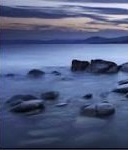
#> input picture courses/Programming with Generative AI (IITG 2024)/Week3/im.jpg, 128 x 150 px
$ jupyter execute demo.ipynb
#> lines starting #> are read from the running program, lines starting #| are printed output that depends on the picture
[cell 1]
#!pip3 install pandas
# Import necessary library
import pandas as pd
from sklearn.datasets import load_iris

# Load the iris dataset
iris = load_iris()

# Convert to DataFrame
iris_df = pd.DataFrame(data=iris.data, columns=iris.feature_names)

# Display the first few rows of the dataframe
print(iris_df.head())

[cell 2]
# Rename the columns with abbreviated names
iris_df.columns = ['SL', 'SW', 'PL', 'PW']
iris_df.head()

[cell 3]
# Assuming the species column is in the original iris dataset but not included in iris_df
# First, add the species column to iris_df
iris_df['Species'] = iris.target

# Now, check how many different species are there
unique_species = iris_df['Species'].unique()
num_unique_species = len(unique_species)

print(f"Number of different species: {num_unique_species}")
print(f"Species IDs: {unique_species}")

[cell 4]
# Quick overview of the dataset
print("Dataset Info:")
print(iris_df.info())

print("\nFirst 5 Rows:")
print(iris_df.head())

print("\nSummary Statistics:")
print(iris_df.describe())

print("\nCount of Each Species:")
print(iris_df['Species'].value_counts())

[cell 5]
# Import necessary library
import seaborn as sns
import matplotlib.pyplot as plt

# KDE plot for the Sepal Length feature
sns.kdeplot(data=iris_df, x="SL")
plt.title('KDE Plot of Sepal Length')
plt.xlabel('Sepal Length (cm)')
plt.ylabel('Density')
plt.show()
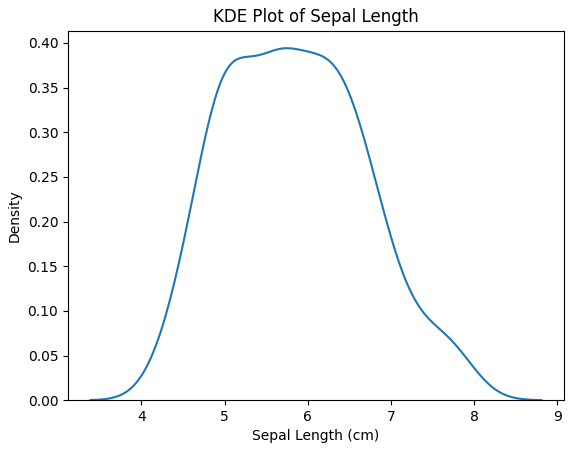
#> figure drawn by matplotlib, 1 panel; curve peaks at x = 5.76, y = 0.394

[cell 6]
# Map the species IDs back to species names for clarity
species_mapping = dict(zip(range(len(iris.target_names)), iris.target_names))
iris_df['Species'] = iris_df['Species'].map(species_mapping)

# KDE plot for the Sepal Length feature for each species
sns.kdeplot(data=iris_df, x="SL", hue="Species", fill=True)
plt.title('KDE Plot of Sepal Length by Species')
plt.xlabel('Sepal Length (cm)')
plt.ylabel('Density')
plt.show()
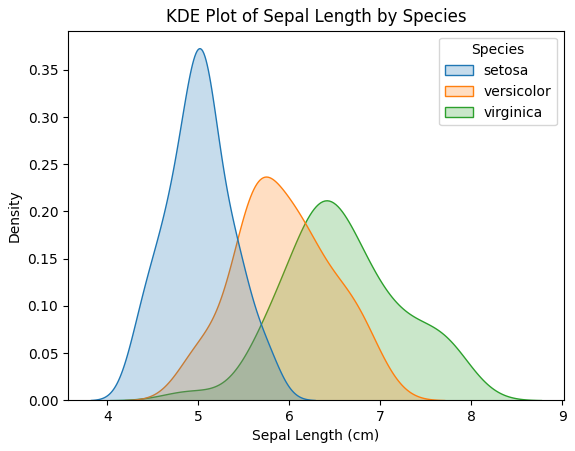
#> figure drawn by matplotlib, 1 panel

[cell 7]
# Histogram plot for the Sepal Length feature for each species
sns.histplot(data=iris_df, x="SL", hue="Species", kde=True, element="step", stat="density", common_norm=False)
plt.title('Histogram of Sepal Length by Species')
plt.xlabel('Sepal Length (cm)')
plt.ylabel('Density')
plt.show()
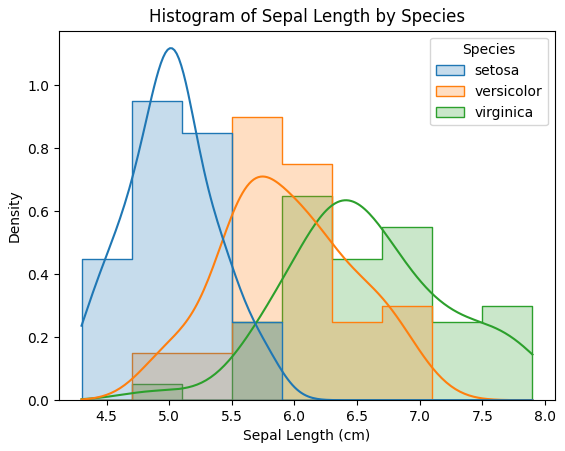
#> figure drawn by matplotlib, 1 panel; curve peaks at x = 6.42, y = 0.635; curve peaks at x = 5.75, y = 0.711; curve peaks at x = 5.01, y = 1.12

[cell 8]
from sklearn.model_selection import train_test_split
from sklearn.ensemble import RandomForestClassifier
from sklearn.metrics import accuracy_score

# 1. Prepare the Data
X = iris_df[['SL', 'SW', 'PL', 'PW']]  # Features
y = iris_df['Species']  # Target

# 2. Split the Data
X_train, X_test, y_train, y_test = train_test_split(X, y, test_size=0.2, random_state=42)

# 3. Select a Model
model = RandomForestClassifier(n_estimators=100)

# 4. Train the Model
model.fit(X_train, y_train)

# 5. Evaluate the Model
y_pred = model.predict(X_test)
accuracy = accuracy_score(y_test, y_pred)
print(f"Accuracy: {accuracy}")

# 6. Predictions (Example)
# Predict the species of a new flower with SL=5, SW=3, PL=1.5, PW=0.4
new_flower = [[5, 3, 1.5, 0.4]]
prediction = model.predict(new_flower)
print(f"Predicted Species: {prediction[0]}")

[cell 9]
# Import necessary libraries
import pandas as pd
from sklearn.datasets import load_iris
from sklearn.model_selection import train_test_split
from sklearn.ensemble import RandomForestClassifier
from sklearn.metrics import accuracy_score
import seaborn as sns
import matplotlib.pyplot as plt

# Load the iris dataset
iris = load_iris()
iris_df = pd.DataFrame(data=iris.data, columns=iris.feature_names)
iris_df.columns = ['SL', 'SW', 'PL', 'PW']  # Rename columns with abbreviated names
iris_df['Species'] = iris.target  # Add species column

# Map species IDs to names for clarity
species_mapping = dict(zip(range(len(iris.target_names)), iris.target_names))
iris_df['Species'] = iris_df['Species'].map(species_mapping)

# KDE plot for Sepal Length by Species
sns.kdeplot(data=iris_df, x="SL", hue="Species", fill=True)
plt.title('KDE Plot of Sepal Length by Species')
plt.xlabel('Sepal Length (cm)')
plt.ylabel('Density')
plt.show()

# Histogram plot for Sepal Length by Species
sns.histplot(data=iris_df, x="SL", hue="Species", kde=True, element="step", stat="density", common_norm=False)
plt.title('Histogram of Sepal Length by Species')
plt.xlabel('Sepal Length (cm)')
plt.ylabel('Density')
plt.show()

# Prepare the data for machine learning model
X = iris_df[['SL', 'SW', 'PL', 'PW']]  # Features
y = iris_df['Species']  # Target

# Split the data into training and testing sets
X_train, X_test, y_train, y_test = train_test_split(X, y, test_size=0.2, random_state=42)

# Select and train the RandomForestClassifier model
model = RandomForestClassifier(n_estimators=100)
model.fit(X_train, y_train)

# Evaluate the model
y_pred = model.predict(X_test)
accuracy = accuracy_score(y_test, y_pred)
print(f"Accuracy: {accuracy}")

# Predict the species of a new flower
new_flower = [[5, 3, 1.5, 0.4]]
prediction = model.predict(new_flower)
print(f"Predicted Species: {prediction[0]}")

[cell 10]
# demo_inline.ipynb

[cell 11]
import numpy as np

import matplotlib.pyplot as plt

# Create a random color image
random_image = np.random.randint(0, 256, size=(100, 100, 3), dtype=np.uint8)

# Convert the color image to grayscale
grayscale_image = np.dot(random_image[..., :3], [0.2989, 0.5870, 0.1140])

# Display the images side by side
fig, axes = plt.subplots(1, 2, figsize=(10, 5))
axes[0].imshow(random_image)
axes[0].set_title('Color Image')
axes[0].axis('off')
axes[1].imshow(grayscale_image, cmap='gray')
axes[1].set_title('Grayscale Image')
axes[1].axis('off')

plt.show()
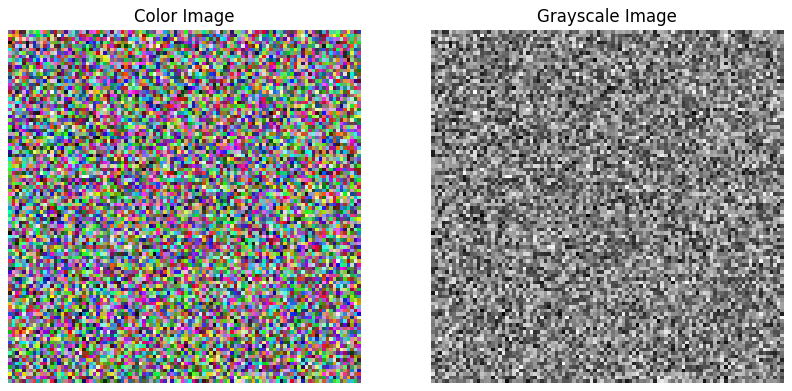
#> figure drawn by matplotlib, 2 panels

[cell 12]
import cv2

def convert_to_grayscale(color_image):
    """
    Converts a color image to grayscale.

    Parameters:
    color_image (numpy.ndarray): The input color image.

    Returns:
    numpy.ndarray: The grayscale image.
    """
    grayscale_image = cv2.cvtColor(color_image, cv2.COLOR_BGR2GRAY)
    return grayscale_image

[cell 13]
## problems

[cell 14]
class TreeNode:
    def __init__(self, val=0, left=None, right=None):
        self.val = val
        self.left = left
        self.right = right

def sortedArrayToBST(nums):
    if not nums:
        return None
    mid = len(nums) // 2
    root = TreeNode(nums[mid])
    root.left = sortedArrayToBST(nums[:mid])
    root.right = sortedArrayToBST(nums[mid+1:])
    return root

# Example sorted array
nums = [-10, -3, 0, 5, 9]

# Convert the sorted array to a balanced binary tree
tree_root = sortedArrayToBST(nums)

# Function to print the tree in order (just for demonstration)
def printInOrder(node):
    if not node:
        return
    printInOrder(node.left)
    print(node.val, end=' ')
    printInOrder(node.right)

# Print the balanced binary tree
printInOrder(tree_root)

[cell 15]
def printTree(node, prefix="", isLeft=True):
    if node:
        printTree(node.right, prefix + ("│   " if isLeft else "    "), False)
        print(prefix + ("└── " if isLeft else "┌── ") + str(node.val))
        printTree(node.left, prefix + ("    " if isLeft else "│   "), True)

# Print the balanced binary tree in a visual way
printTree(tree_root)

[cell 16]
# Test case 1
nums1 = [1, 2, 3, 4, 5]
tree_root1 = sortedArrayToBST(nums1)
print("Test Case 1:")
printTree(tree_root1)
print("\n")

# Test case 2
nums2 = [-10, -3, 0, 5, 9]
tree_root2 = sortedArrayToBST(nums2)
print("Test Case 2:")
printTree(tree_root2)
print("\n")

# Test case 3
nums3 = [1]
tree_root3 = sortedArrayToBST(nums3)
print("Test Case 3:")
printTree(tree_root3)
print("\n")

# Test case 4
nums4 = []
tree_root4 = sortedArrayToBST(nums4)
print("Test Case 4:")
if tree_root4:
    printTree(tree_root4)
else:
    print("Empty tree")
print("\n")

[cell 17]
def twoSumBruteForce(nums, target):
    for i in range(len(nums)):
        for j in range(i + 1, len(nums)):
            if nums[i] + nums[j] == target:
                return [i, j]

def twoSumHashMap(nums, target):
    num_map = {}
    for i, num in enumerate(nums):
        complement = target - num
        if complement in num_map:
            return [num_map[complement], i]
        num_map[num] = i

def twoSumSorting(nums, target):
    nums = sorted(enumerate(nums), key=lambda x: x[1])
    left, right = 0, len(nums) - 1
    while left < right:
        current_sum = nums[left][1] + nums[right][1]
        if current_sum == target:
            return [nums[left][0], nums[right][0]]
        elif current_sum < target:
            left += 1
        else:
            right -= 1

[cell 18]
test_cases = [([2, 7, 11, 15], 9, [0, 1]),
              ([-3, 4, 3, 90], 0, [0, 2]),
              ([0, 1, 2, -3], -3, [0, 3]),
              ([5, 5, 1, 7, 2, 3, 5], 10, [0, 3]),  # Note: Expected output may vary based on implementation
              ([1, 2, 3, 4, 5], 20, None)]  # None or equivalent if no solution

def test_two_sum_functions(functions, test_cases):
    for func in functions:
        print(f"Testing {func.__name__}:")
        for nums, target, expected in test_cases:
            result = func(nums, target)
            if expected is None:
                assert result is None, f"Expected None, got {result}"
            else:
                assert sum(nums[i] for i in result) == target, f"Expected sum {target}, got {sum(nums[i] for i in result)}"
            print(f"Passed: nums={nums}, target={target}, expected={expected}, got={result}")
        print()

# Assuming the functions are defined as twoSumBruteForce, twoSumHashMap, twoSumSorting
test_two_sum_functions([twoSumBruteForce, twoSumHashMap, twoSumSorting], test_cases)

[cell 19]
import time

def test_two_sum_functions(functions, test_cases):
    for func in functions:
        print(f"Testing {func.__name__}:")
        total_time = 0
        for nums, target, expected in test_cases:
            start_time = time.time()
            result = func(nums, target)
            end_time = time.time()
            elapsed_time = end_time - start_time
            total_time += elapsed_time

            if expected is None:
                assert result is None, f"Expected None, got {result}"
            else:
                assert sum(nums[i] for i in result) == target, f"Expected sum {target}, got {sum(nums[i] for i in result)}"
            print(f"Passed: nums={nums}, target={target}, expected={expected}, got={result}, time={elapsed_time:.6f} seconds")

        print(f"Total time for {func.__name__}: {total_time:.6f} seconds\n")

test_two_sum_functions([twoSumBruteForce, twoSumHashMap, twoSumSorting], test_cases)

[cell 20]
import timeit

def test_two_sum_functions(functions, test_cases, number=1000):
    for func in functions:
        print(f"Testing {func.__name__}:")
        total_time = 0
        for nums, target, expected in test_cases:
            # Prepare the function call as a string to be executed by timeit
            stmt = f"{func.__name__}({nums}, {target})"
            # Set up the environment for the timeit execution
            setup = f"from __main__ import {func.__name__}"
            # Measure the time
            elapsed_time = timeit.timeit(stmt, setup=setup, number=number) / number
            total_time += elapsed_time

            # Execute the function once to check the result (outside of timing)
            result = func(nums, target)
            if expected is None:
                assert result is None, f"Expected None, got {result}"
            else:
                assert sum(nums[i] for i in result) == target, f"Expected sum {target}, got {sum(nums[i] for i in result)}"
            print(f"Passed: nums={nums}, target={target}, expected={expected}, got={result}, avg time={elapsed_time:.6f} seconds over {number} runs")

        print(f"Total avg time for {func.__name__}: {total_time:.6f} seconds\n")

# Assuming the functions and test_cases are defined
test_two_sum_functions([twoSumBruteForce, twoSumHashMap, twoSumSorting], test_cases)

[cell 21]
#!pip install opencv-python matplotlib
import cv2
import matplotlib.pyplot as plt

# Load an image
image_path = 'im.jpg'
image = cv2.imread(image_path)
#> image is the input picture: shape (150, 128, 3); mean B, G, R 130.4, 94.3, 82.6
# Convert BGR image to RGB
image_rgb = cv2.cvtColor(image, cv2.COLOR_BGR2RGB)

# Box Blur (Averaging)
box_blur = cv2.blur(image_rgb, (5, 5))  # The second parameter is the kernel size
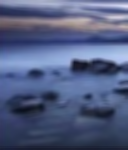
#> box_blur: shape (150, 128, 3); mean R, G, B 82.6, 94.3, 130.4

# Gaussian Blur
gaussian_blur = cv2.GaussianBlur(image_rgb, (5, 5), 0)  # Kernel size and sigmaX value

# Median Blur
median_blur = cv2.medianBlur(image_rgb, 5)  # The second parameter is the kernel size, which must be an odd number
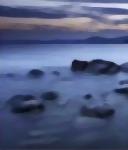
#> median_blur: shape (150, 128, 3); mean R, G, B 83, 94.7, 130.9

# Plotting the images side by side using matplotlib
fig, axs = plt.subplots(1, 4, figsize=(20, 5))  # 1 row, 4 columns
axs[0].imshow(image_rgb)
axs[0].set_title('Original Image')
axs[0].axis('off')  # Hide the axis

axs[1].imshow(box_blur)
axs[1].set_title('Box Blur')
axs[1].axis('off')

axs[2].imshow(gaussian_blur)
axs[2].set_title('Gaussian Blur')
axs[2].axis('off')

axs[3].imshow(median_blur)
axs[3].set_title('Median Blur')
axs[3].axis('off')

plt.show()

[cell 22]
def manual_box_blur(grayscale_img, kernel_size=3):
    # Ensure kernel size is odd to have a central pixel
    if kernel_size % 2 == 0:
        raise ValueError("Kernel size must be odd")

    # Calculate the padding width
    pad_width = kernel_size // 2

    # Pad the original image with zeros on all sides
    padded_img = np.pad(grayscale_img, pad_width, mode='constant', constant_values=0)

    # Prepare the output image
    blurred_img = np.zeros_like(grayscale_img)

    # Compute the blur
    for i in range(grayscale_img.shape[0]):  # Iterate over rows
        for j in range(grayscale_img.shape[1]):  # Iterate over columns
            # Calculate the average of the neighborhood
            blurred_img[i, j] = np.mean(padded_img[i:i+kernel_size, j:j+kernel_size])

    return blurred_img.astype(np.uint8)

# Example usage
import numpy as np
import matplotlib.pyplot as plt

# Assuming 'image_rgb' is the loaded image from the previous code snippet
# Convert to grayscale for simplicity
grayscale_img = cv2.cvtColor(image_rgb, cv2.COLOR_RGB2GRAY)
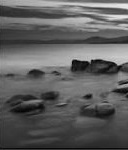
#> grayscale_img: shape (150, 128); min 3, max 230, mean 94.9

# Apply the manual box blur
blurred_image = manual_box_blur(grayscale_img, kernel_size=3)
#> in manual_box_blur, `padded_img = np.pad(grayscale_img, pad_width, mode='constant', constan..`:
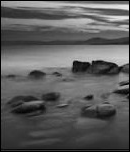
#> padded_img: shape (152, 130); min 0, max 230, mean 92.2
#> after the loop in manual_box_blur, `for i in range(grayscale_img.shape[0]):`:
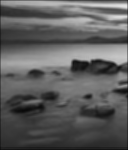
#> blurred_img: shape (150, 128); min 9, max 228, mean 93.6

# Display the original and blurred images
plt.figure(figsize=(10, 5))
plt.subplot(1, 2, 1)
plt.imshow(grayscale_img, cmap='gray')
plt.title('Original Grayscale Image')
plt.axis('off')

plt.subplot(1, 2, 2)
plt.imshow(blurred_image, cmap='gray')
plt.title('Manually Blurred Image')
plt.axis('off')

plt.show()
